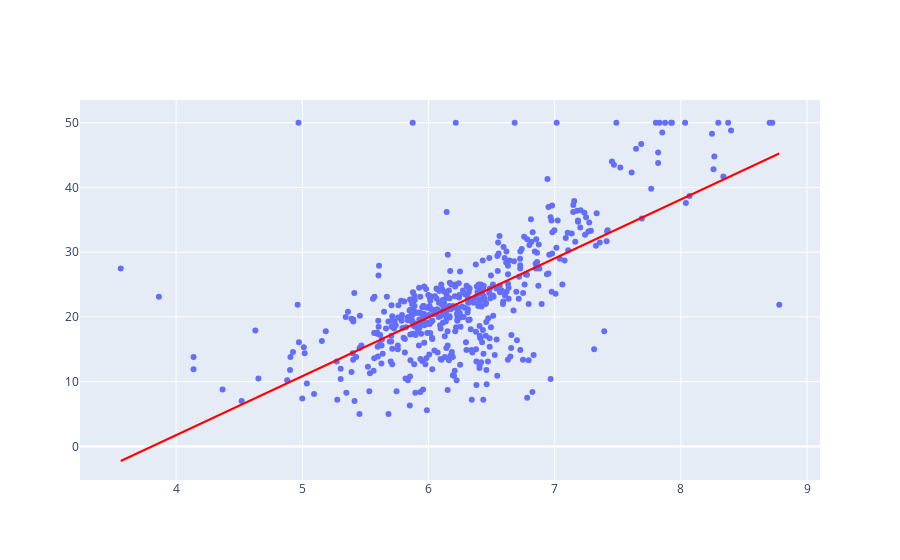

The code cell stored with this chart in its notebook:
### Code cell
fig1 = px.scatter(x=x, y=y)

fig2 = px.line(x=x, y=yhat)
fig2['data'][0]['line']['color']="red"

fig3 = go.Figure(data=fig1.data + fig2.data)
fig3.show()

### Figure 1 — Plotly figure (JSON) as saved in the notebook; plotly's stock layout.template omitted (floating-point values rounded to 4 significant figures; data arrays with more than 128 entries replaced by an {"elided": "..."} marker saying what was removed)
{"data": [{"hovertemplate": "x=%{x}<br>y=%{y}<extra></extra>", "legendgroup": "", "marker": {"color": "#636efa", "symbol": "circle"}, "mode": "markers", "name": "", "orientation": "v", "showlegend": false, "type": "scatter", "x": {"elided": "506 float values"}, "xaxis": "x", "y": {"elided": "506 float values"}, "yaxis": "y"}, {"hovertemplate": "x=%{x}<br>y=%{y}<extra></extra>", "legendgroup": "", "line": {"color": "red", "dash": "solid"}, "marker": {"symbol": "circle"}, "mode": "lines", "name": "", "orientation": "v", "showlegend": false, "type": "scatter", "x": {"elided": "506 float values"}, "xaxis": "x", "y": {"elided": "506 float values"}, "yaxis": "y"}], "layout": {}}
